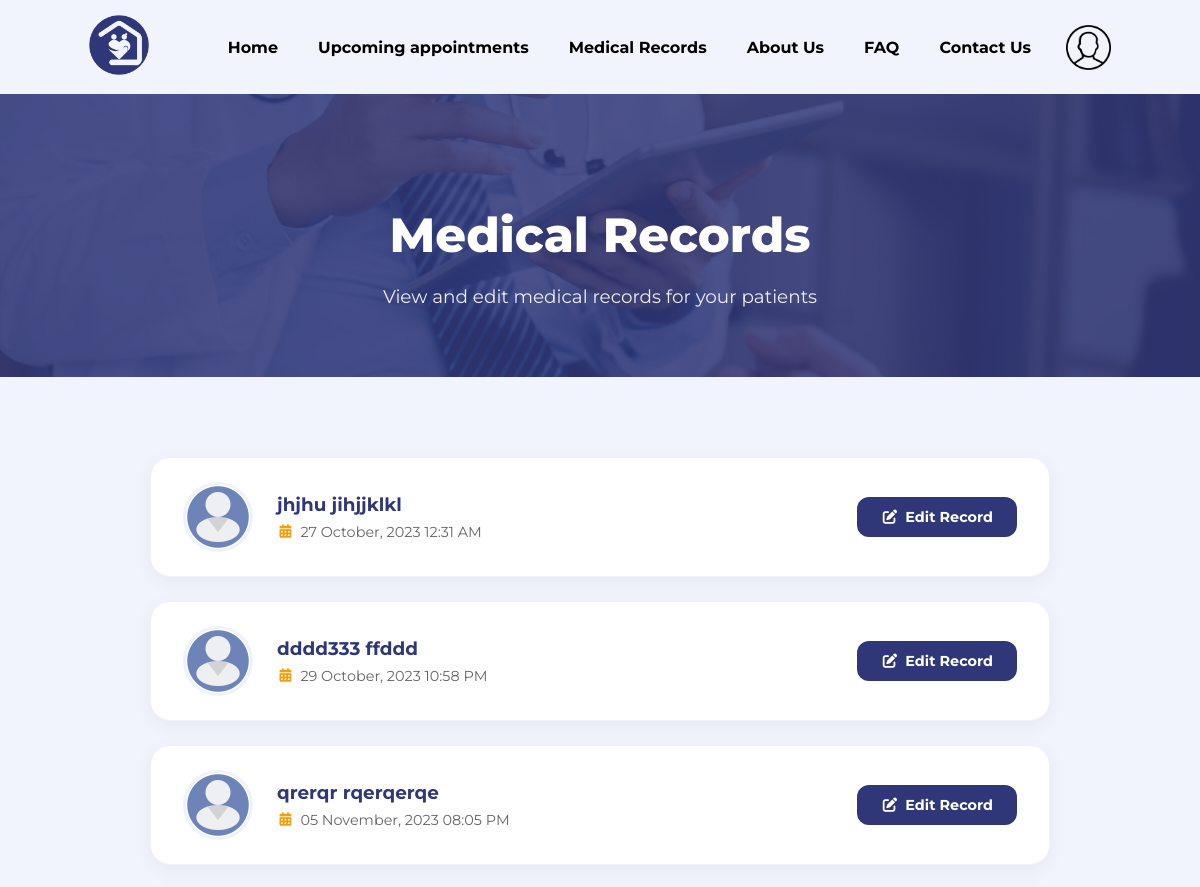
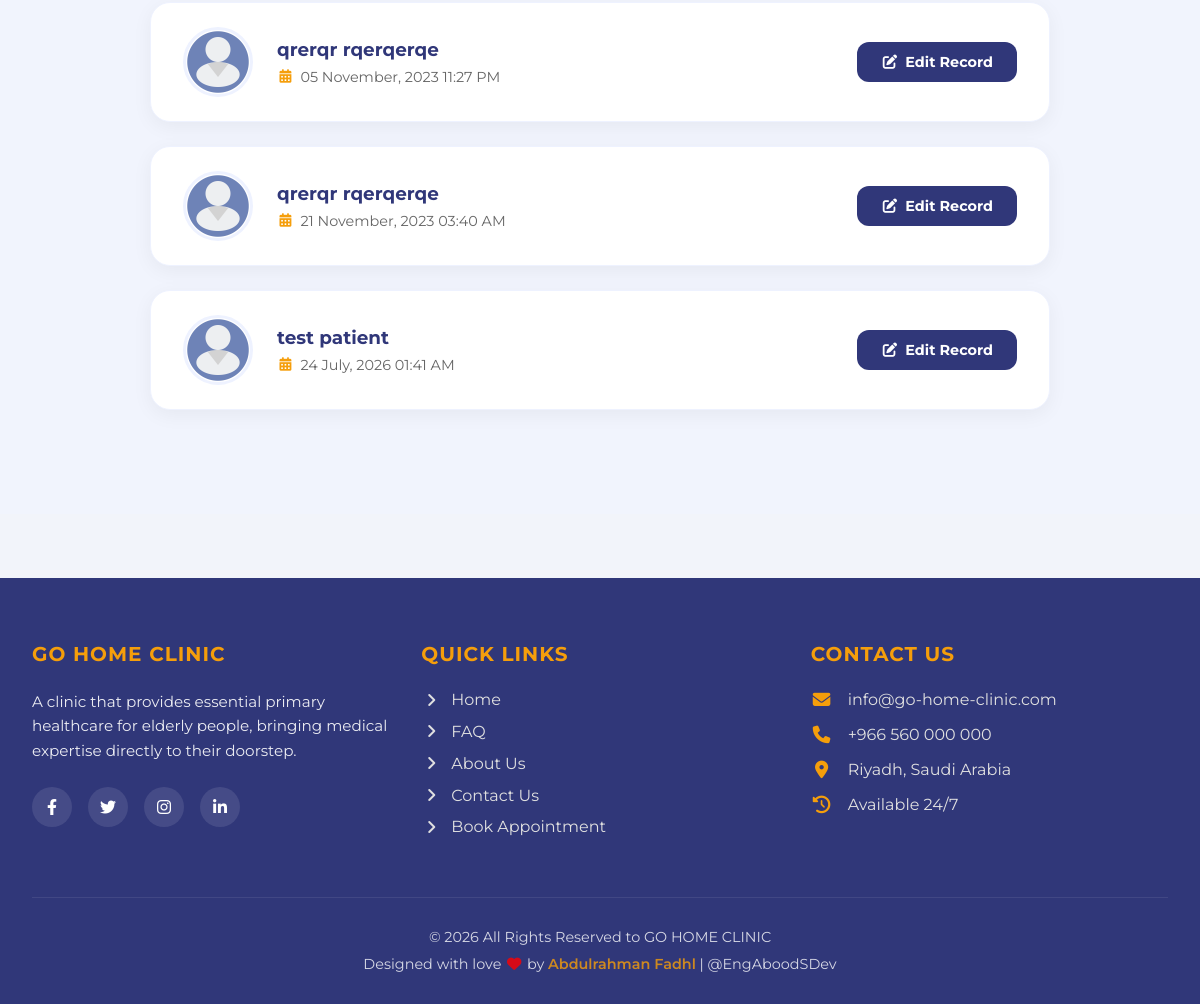
The app's page /MedicalRecords.php (signed in) with its own data (2 pictures, top to bottom).
### tables this page shows
CREATE TABLE `medical_record` (
  `med_id` int(10) NOT NULL,
  `app_id` int(10) NOT NULL,
  `p_id` int(10) NOT NULL,
  `dr_id` int(10) NOT NULL,
  `med_rec_details` text NOT NULL,
  `treat_date` datetime NOT NULL DEFAULT current_timestamp()
);

CREATE TABLE `patient` (
  `p_id` int(10) NOT NULL,
  `f_name` char(100) DEFAULT NULL,
  `l_name` char(100) DEFAULT NULL,
  `p_email` varchar(100) NOT NULL,
  `p_date` date DEFAULT NULL,
  `p_password` varchar(100) NOT NULL,
  `p_phoneNo` bigint(10) DEFAULT NULL
);

### Users.php (called while the page is built, shortened)
<?php
function getDoctorMeds($doctor_id)
{
    $db = connectDB();
    $sql = "SELECT medical_record.med_id,medical_record.app_id,patient.f_name,patient.l_name,medical_record.med_rec_details,medical_record.treat_date FROM `medical_record`, `patient` WHERE medical_record.p_id=patient.p_id AND medical_record.dr_id=$doctor_id";
    $result = mysqli_query($db, $sql);
    $DoctorMeds = array();
    while ($row = mysqli_fetch_array($result)) {
        $DoctorMeds[] = $row;
    }
    return $DoctorMeds;
}

### MedicalRecords.php (the view, shortened to what this page needs)
<?php
require_once 'Users.php';
$docMeds = getDoctorMeds(currentDoctorId());
?>
<!DOCTYPE html>
<html>
<head>
    <link rel="stylesheet" href="css/all.min.css" />
    <link rel="stylesheet" href="css/framework.css">
    <link rel="stylesheet" href="css/master.css">
    <link rel="stylesheet" href="css/newstyle.css">
    <link rel="stylesheet" href="css/navstyles.css">
</head>
<body>
    <?php require_once('navbar.php'); ?>
    <section id="page-hero" style="--hero-bg: url('../imgs/medical-record.jpg');">
        <div class="page-hero-content">
            <h1>Medical Records</h1>
            <p>View and edit medical records for your patients</p>
        </div>
    </section>
    <section id="list-section">
        <div class="list-container">
            <?php if ($docMeds) {
                foreach ($docMeds as $docMed) : ?>
            <div class="list-card">
                <div class="list-card-avatar">
                    <img src="imgs/user (2).png" alt="Patient">
                </div>
                <div class="list-card-info">
                    <div class="card-name"><?php echo $docMed['f_name'] . ' ' . $docMed['l_name']; ?></div>
                    <div class="card-details">
                        <span><i class="fa-solid fa-calendar-days"></i>
                            <?php echo date('d F, Y h:i A', strtotime($docMed['treat_date'])); ?></span>
                    </div>
                </div>
                <div class="list-card-actions">
                    <a href="EditMedRec.php?ap=<?php echo $docMed['app_id']; ?>&md=<?php echo $docMed['med_id']; ?>"
                        class="btn-action btn-primary-action">
                        <i class="fa-solid fa-pen-to-square"></i> Edit Record
                    </a>
                </div>
            </div>
            <?php endforeach;
            } ?>
        </div>
    </section>
    <?php require_once('footer.php'); ?>
</body>
</html>

### css/framework.css (style rules this page uses)
:root { --blue-color: #303779; --blue-alt-color: #0d69d5; --orange-color: #f59e0b; --green-color: #22c55e; --red-color: #f44336; --grey-color: #888; }

### css/master.css (style rules this page uses)
:root { --blue-color: #303779; --blue-alt-color: #3a727f; --orange-color: #f59e0b; --green-color: #22c55e; --red-color: #f44336; --grey-color: #888; }
* { box-sizing: border-box; }
body { margin: 0; font-family: "Montserrat", sans-serif; }
a { text-decoration: none; }

### css/newstyle.css (style rules this page uses)
html { background: #f5f5f5; font-family: "Montserrat", sans-serif; }
body { overflow-x: hidden; background-color: #eef2ff7d; }
html { scroll-behavior: smooth; }
p { font-family: "Montserrat", sans-serif; line-height: 1.5; }
p { font-size: 12px; }
body { font-family: "Montserrat", sans-serif !important; }
h1 { margin: 0 0 30px 0; text-align: center; }
#page-hero { --hero-bg: url("../imgs/faq-bg.jpg"); background: linear-gradient(rgba(48, 55, 121, 0.85), rgba(48, 55, 121, 0.85)), var(--hero-bg) center/cover; padding: 7rem 5% 4rem; color: #fff; text-align: center; }
.page-hero-content { max-width: 800px; margin: 0 auto; }
.page-hero-content h1 { font-size: 3rem; font-weight: 800; margin-bottom: 1rem; font-family: "Montserrat", sans-serif; }
.page-hero-content p { font-size: 1.15rem; line-height: 1.8; opacity: 0.9; }
#list-section { padding: 5rem 5%; background-color: #eef2ff7d; }
.list-container { max-width: 900px; margin: 0 auto; }
.list-card { background: #fff; border-radius: 20px; padding: 1.5rem 2rem; margin-bottom: 1.5rem; box-shadow: 0 5px 20px rgba(0, 0, 0, 0.05); border: 1px solid #eef2ff; display: flex; align-items: center; gap: 1.5rem; transition: all 0.3s ease; }
.list-card-avatar { width: 70px; height: 70px; border-radius: 50%; overflow: hidden; border: 3px solid #eef2ff; flex-shrink: 0; }
.list-card-avatar img { width: 100%; height: 100%; object-fit: cover; }
.list-card-info { flex: 1; min-width: 0; }
.list-card-info .card-name { font-size: 1.15rem; font-weight: 700; color: #303779; margin-bottom: 0.4rem; }
.list-card-info .card-details { display: flex; flex-wrap: wrap; gap: 0.5rem 1.5rem; font-size: 0.9rem; color: #666; }
.list-card-info .card-details span { display: inline-flex; align-items: center; gap: 0.4rem; }
.list-card-info .card-details span i { color: #f59e0b; font-size: 0.85rem; }
.list-card-actions { display: flex; gap: 0.75rem; flex-shrink: 0; }
.list-card-actions .btn-action { padding: 0.7rem 1.5rem; border-radius: 12px; font-weight: 700; font-size: 0.9rem; border: none; cursor: pointer; transition: all 0.3s ease; text-decoration: none; display: inline-flex; align-items: center; gap: 0.4rem; font-family: inherit; }
.btn-primary-action { background-color: #303779; color: #fff; }

### css/navstyles.css (style rules this page uses)
* { box-sizing: border-box; margin: 0; padding: 0; }
body, ul { margin: 0; padding: 0; }

### records on screen
medical_record: p.f_name "jhjhu", p.l_name "jihjjklkl", treat_date "27 October, 2023 12:31 AM"
medical_record: p.f_name "dddd333", p.l_name "ffddd", treat_date "29 October, 2023 10:58 PM"
medical_record: p.f_name "qrerqr", p.l_name "rqerqerqe", treat_date "05 November, 2023 08:05 PM"
medical_record: p.f_name "qrerqr", p.l_name "rqerqerqe", treat_date "05 November, 2023 11:27 PM"
medical_record: p.f_name "qrerqr", p.l_name "rqerqerqe", treat_date "21 November, 2023 03:40 AM"
medical_record: p.f_name "test", p.l_name "patient", treat_date "24 July, 2026 01:41 AM"
